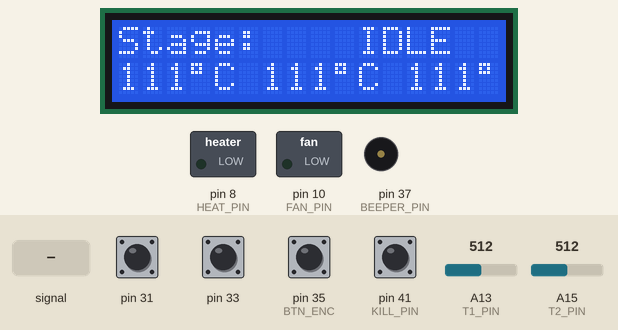
Recording of a sketch running on a simulated Arduino Mega 2560, built with avr-gcc and run on an emulated ATmega2560. Parts: 16×2 character LCD, switched loads named in the sketch (green lamp = pin HIGH), buzzer (waves = sounding, pin HIGH). The test bench sets the inputs (shaded band); at power-on: pin 31, pin 33, pin 35 (BTN_ENC), pin 41 (KILL_PIN) HIGH, A15 (T2_PIN) = 512, A13 (T1_PIN) = 512. EEPROM starts erased; what the sketch prints to the serial monitor is not drawn.

Above: at 1.6 s.
1.7 s: pin 41 (KILL_PIN) pulled LOW for 0.15 s
At 2.2 s:
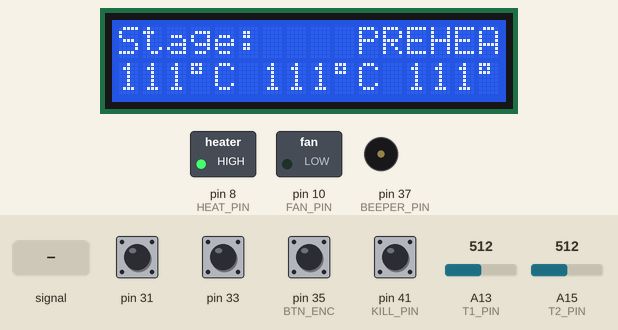
4.8 s: A13 (T1_PIN) fed a 200 Hz sine of ±460 counts around its level
At 7.2 s:
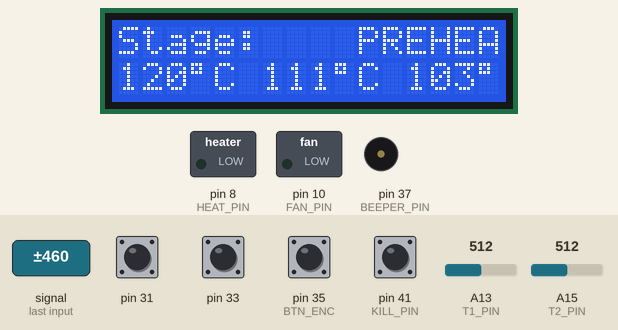
7.3 s: pin 41 (KILL_PIN) pulled LOW for 1 s
At 9.3 s:
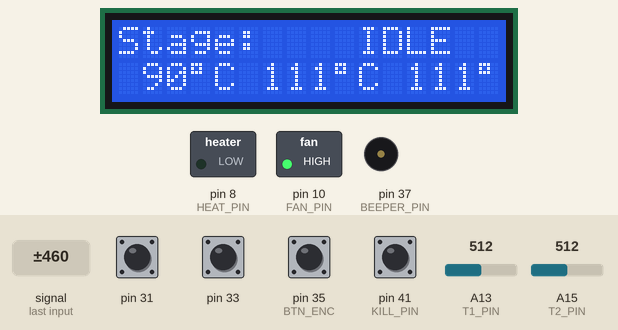
11.3 s: pin 41 (KILL_PIN) pulled LOW for 0.15 s
At 11.97 s:
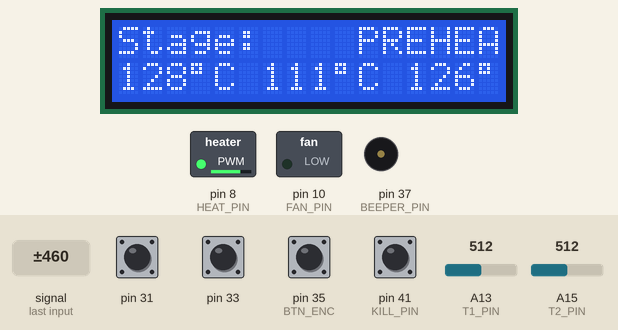
12.0 s: A15 (T2_PIN) set to 306
At 13.21 s:
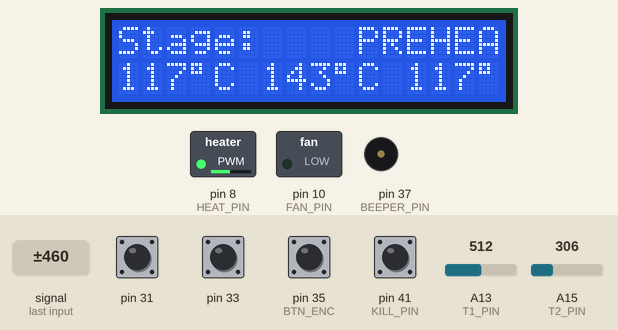
13.7 s: A13 (T1_PIN) set to 306
At 14.8 s:
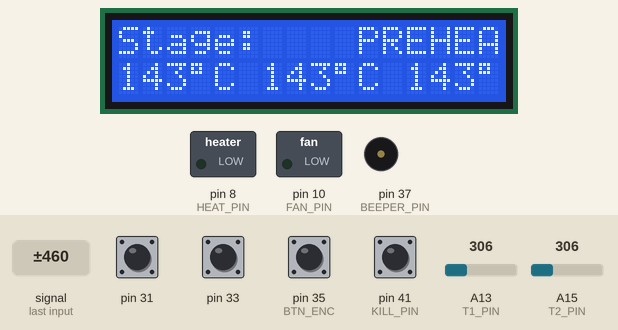
Timing chart, 0 to 16.5 s (numbered marks = the images above; inputs shaded):
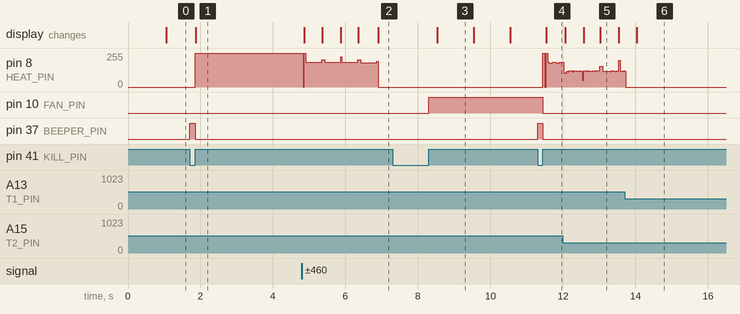

Measured:
- after the input at 1.7 s, pin 8 (HEAT_PIN): 0/255 → 255/255 after 0.15 s; pin 37 (BEEPER_PIN): LOW → HIGH at once, → LOW 0.15 s later; the display: changes after 0.17 s (image 1)
- after the input at 4.8 s, the display: first changes after 0.06 s (image 2 shows a later state)
- after the input at 7.3 s, pin 10 (FAN_PIN): LOW → HIGH after 1.0 s; the display: changes after 1.2 s (image 3)
- after the input at 11.3 s, pin 8 (HEAT_PIN): 0/255 → 180/255 after 0.15 s, → 186/255 0.25 s later, → 180/255 0.12 s later, → 186/255 0.08 s later; pin 10 (FAN_PIN): HIGH → LOW after 0.15 s; pin 37 (BEEPER_PIN): LOW → HIGH at once, → LOW 0.15 s later; the display: changes after 0.24 s (image 4)
- what the display in image 3 shows lasts 1.0 s, from 8.5 s to 9.5 s
- what the display in image 5 shows lasts 0.5 s, from 13.0 s to 13.5 s

The sketch:

reflow_controller.ino
```cpp
#include "pins.h"
#include "average.h"
#include "config.h"
#include "lcd.h"
#include "learn.h"
#include "reflow.h"
#include "stage.h"
#include "temperature.h"
#include "temp_sensor.h"
#include "ui.h"

uint32_t tick_avg_sensor = 0;
uint32_t tick_pid = 0;

void plot_trend(float value, float t1, float t2, uint8_t stage);

void setup()
{
    pinMode(HEAT_PIN, OUTPUT);
    digitalWrite(HEAT_PIN, LOW);

    pinMode(FAN_PIN, OUTPUT);
    digitalWrite(FAN_PIN, LOW);

    ui_init();

    Serial.begin(9600);

    config_init();

    // Write out config settings
    config_dump();
}

void loop()
{
    uint32_t this_tick = millis();
    uint32_t delta_tick = this_tick - tick_avg_sensor;

    // Check change stage
    if (!digitalRead(KILL_PIN) && digitalRead(BTN_ENC))
    {
        digitalWrite(BEEPER_PIN, HIGH);
        while (!digitalRead(KILL_PIN) && digitalRead(BTN_ENC))
        {
            ;
        }
        digitalWrite(BEEPER_PIN, LOW);

        reflow_run();
    }

    // More than 200ms elapsed?
    if (delta_tick < 200)
    {
        // Do nothing this loop
        delay(10);
        return;
    }
    tick_avg_sensor = this_tick;

    tick_pid++;
    if (tick_pid >= 5)
    {
        tick_pid = 0;
        ui_update(read_sensor_1(), read_sensor_2(), read_sensor_average(), 0, 0, NULL);
    }

    if (read_sensor_average() < 25)
    {
        digitalWrite(FAN_PIN, LOW);
    }
}
```

average.cpp
```cpp
#include "average.h"

uint16_t average_calc(average_set_t *set, uint16_t value)
{
    if (!set->initialised)
    {
        set->v1 = value;
        set->v2 = value;
        set->v3 = value;
        set->v4 = value;
        set->v5 = value;
        set->initialised = true;

        return value;
    }

    set->v5 = set->v4;
    set->v4 = set->v3;
    set->v3 = set->v2;
    set->v2 = set->v1;
    set->v1 = value;

    return (set->v5 + set->v4 + set->v3 + set->v2 + set->v1) / 5;
}
```

average.h
```cpp
#ifndef __AVG_H__
#define __AVG_H__

#include <Arduino.h>

typedef struct average_set
{
    uint16_t v1 = 0;
    uint16_t v2 = 0;
    uint16_t v3 = 0;
    uint16_t v4 = 0;
    uint16_t v5 = 0;

    uint8_t initialised = 0;
} average_set_t;

uint16_t average_calc(average_set_t *set, uint16_t value);

#endif // __AVG_H__
```

learn.cpp
```cpp
#include <Arduino.h>

#include "config.h"
#include "lcd.h"
#include "learn.h"
#include "pins.h"
#include "stage.h"
#include "temp_sensor.h"
#include "ui.h"

uint32_t learn_next_process_tick = 0;
char learn_ui_buffer[LINE_BUFFER_SIZE];

float get_secs(uint32_t ms_start, uint32_t ms_end)
{
    return ((float)ms_end - (float)ms_start) / 1000.0f;
}

float rate_of_change(float temp_start, float temp_end, uint32_t ms_start, uint32_t ms_end)
{
    float dt_temp = temp_end - temp_start;
    float dt_secs = get_secs(ms_start, ms_end);

    return dt_temp / dt_secs;
}

void learn_send_warm_result(uint8_t stage, float temp_start, float temp_end, uint32_t ms_start, uint32_t ms_end)
{
    Serial.print(stage_get_stage_name(stage));

    Serial.print(" started at ");
    ui_append_float(learn_ui_buffer, temp_start, true);
    Serial.print(learn_ui_buffer);
    Serial.print("C ");

    Serial.print("finished at ");
    ui_append_float(learn_ui_buffer, temp_end, true);
    Serial.print(learn_ui_buffer);
    Serial.print("C ");

    Serial.print("and took ");
    ui_append_float(learn_ui_buffer, get_secs(ms_start, ms_end), true);
    Serial.print(learn_ui_buffer);

    Serial.print("s with a rate of change of ");
    float roc = rate_of_change(temp_start, read_sensor_average(), ms_start, ms_end);
    ui_append_float(learn_ui_buffer, roc, true);
    Serial.print(learn_ui_buffer);
    Serial.println("C/s");
}

bool learn_stage(uint8_t stage, float setpoint)
{
    uint32_t tick = millis();
    uint32_t tick_start = tick;

    stage_set_current_stage(stage);

    float temp_start = read_sensor_average();

    while (read_sensor_average() < setpoint)
    {
        tick = millis();
        if (tick > learn_next_process_tick)
        {
            learn_next_process_tick = tick + 500;
            ui_update(read_sensor_1(), read_sensor_2(), read_sensor_average(), setpoint, 0, NULL);
        }

        if (!digitalRead(KILL_PIN) && digitalRead(BTN_ENC))
        {
            digitalWrite(HEAT_PIN, LOW);
            return false;
        }
    }

    tick = millis();

    learn_send_warm_result(stage, temp_start, read_sensor_average(), tick_start, tick);

    return true;
}

void learn_send_overshoot_result(float temp_start, float temp_end, uint32_t ms_start, uint32_t ms_end)
{
    Serial.print(stage_get_stage_name(stage_get_current_stage()));

    Serial.print(" started at ");
    ui_append_float(learn_ui_buffer, temp_start, true);
    Serial.print(learn_ui_buffer);
    Serial.print("C ");

    Serial.print("peaked at ");
    ui_append_float(learn_ui_buffer, temp_end, true);
    Serial.print(learn_ui_buffer);
    Serial.print("C ");

    Serial.print("and took ");
    ui_append_float(learn_ui_buffer, get_secs(ms_start, ms_end), true);
    Serial.print(learn_ui_buffer);

    Serial.print("s with a rate of change of ");
    float roc = rate_of_change(temp_start, read_sensor_average(), ms_start, ms_end);
    ui_append_float(learn_ui_buffer, roc, true);
    Serial.print(learn_ui_buffer);
    Serial.println("C/s");
}

bool learn_overshoot(uint8_t stage, float setpoint)
{
    float prev_temp = read_sensor_average();
    uint32_t tick = millis();
    uint32_t tick_start = tick;

    stage_set_current_stage(stage);

    // Init temperatures
    float temp_start = setpoint;
    float next_temp;

    // Temperature rise has peaked count
    int temp_peaked_count = 0;

    // While we have not peaked
    while (temp_peaked_count <= 5)
    {
        tick = millis();

        // Time to update state?
        if (tick > learn_next_process_tick)
        {
            // Get average temp
            next_temp = read_sensor_average();

            // Have we peaked?
            if (next_temp <= prev_temp)
            {
                // Increment peak count
                temp_peaked_count++;
            }
            else
            {
                // Decrement peak count
                if (temp_peaked_count > 0)
                {
                    temp_peaked_count--;
                }
            }

            // Remember this
            prev_temp = next_temp;

            learn_next_process_tick = tick + 200;
            ui_update(read_sensor_1(), read_sensor_2(), read_sensor_average(), setpoint, 0, NULL);
        }

        if (!digitalRead(KILL_PIN) && digitalRead(BTN_ENC))
        {
            digitalWrite(HEAT_PIN, LOW);
            return false;
        }
    }

    tick = millis();

    learn_send_overshoot_result(temp_start, prev_temp, tick_start, tick);

    return true;
}

void learn_finished()
{
    digitalWrite(HEAT_PIN, LOW);
    digitalWrite(FAN_PIN, HIGH);
}

void learn_run()
{
    // Turn off fan
    digitalWrite(FAN_PIN, LOW);

    // Start heat
    digitalWrite(HEAT_PIN, HIGH);

    // Warm to preheat temperature, this ensures that the elements
    // have warmed up and the learn time does not include element warm up
    if (!learn_stage(STG_PREHEAT, config.preheat_setpoint))
    {
        learn_finished();
        return;
    }

    // Warm to soak temperature, this ensures that the board
    // warms evenly
    if (!learn_stage(STG_SOAK, config.soak_setpoint))
    {
        learn_finished();
        return;
    }

    // Warm to reflow temperature
    if (!learn_stage(STG_REFLOW, config.reflow_setpoint))
    {
        learn_finished();
        return;
    }

    // Stop heat
    digitalWrite(HEAT_PIN, LOW);

    if (!learn_overshoot(STG_TEST_OVERSHOOT, config.reflow_setpoint))
    {
        learn_finished();
        return;
    }

    learn_finished();
}
```

learn.h
```cpp
#ifndef __LEARN_H__
#define __LEARN_H__

void learn_run();

#endif // __LEARN_H__
```

pid.cpp
```cpp
#include "pid.h"

void pid_init(pid_data_t *pid_data, float setpoint, uint32_t start_tick)
{
    pid_data->setpoint = setpoint;
    pid_data->Kp = 2;
    pid_data->Ki = 1;
    pid_data->Kd = 1;
    pid_data->divisor = 10;

    pid_data->limit_enabled = 0;

    // Interval values
    pid_data->error = 0;
    pid_data->error_sum = 0;
    pid_data->last_tick = start_tick;

    // Struct is now initialised
    pid_data->initialised = 1;
}

void pid_adjust_parameters(pid_data_t *pid_data, float Kp, float Ki, float Kd)
{
    // All must be greater than zero to be valid (else math breaks)
    if (Kp < 0 || Ki < 0 || Kd < 0)
    {
        return;
    }

    pid_data->Kp = Kp;
    pid_data->Ki = Ki;
    pid_data->Kd = Kd;
}

void pid_set_limits(pid_data_t *pid_data, float min, float max)
{
    pid_data->limit_min = min;
    pid_data->limit_max = max;
    pid_data->limit_enabled = 1;
}

float pid_compute(pid_data_t *pid_data, float input, uint32_t this_tick)
{
    // Must be initialised to run
    if (!pid_data->initialised)
    {
        return 0;
    }

    // Calculate time difference since last time executed
    float time_delta = (float)(this_tick - pid_data->last_tick);

    // Calculate error P I D
    float error = pid_data->setpoint - input;

    pid_data->error += error * time_delta;

    if (pid_data->limit_enabled)
    {
        pid_data->error_sum = constrain(pid_data->error_sum, pid_data->limit_min * 1.01, pid_data->limit_max * 1.01);
    }

    float error_delta = (error - pid_data->error) / time_delta;

    // Calculate the new output
    float calculated = (pid_data->Kp * error + pid_data->Ki * pid_data->error_sum + pid_data->Kd * error_delta) / pid_data->divisor;

    // If limit is specified, limit the output
    if (pid_data->limit_enabled)
    {
        pid_data->output = constrain(calculated, pid_data->limit_min, pid_data->limit_max);
    }
    else
    {
        pid_data->output = calculated;
    }

    // Keep track of interval values
    pid_data->error = error;
    pid_data->last_tick = this_tick;

    // Return the computed output
    return pid_data->output;
}
```

pid.h
```cpp
#ifndef __PID_H__
#define __PID_H__

#include <Arduino.h>

typedef struct pid_data
{
    // Interval running values
    float output;
    float error;
    float error_sum;
    uint32_t last_tick;

    // Set to true once initialised
    bool initialised;

    // PID values
    float Kp;
    float Ki;
    float Kd;
    float divisor;
    float setpoint;

    // Limit output values
    float limit_min;
    float limit_max;
    bool limit_enabled;
} pid_data_t;

void pid_init(pid_data_t *pid_data, float setpoint, uint32_t start_tick);
void pid_adjust_parameters(pid_data_t *pid_data, float Kp, float Ki, float Kd);
void pid_set_limits(pid_data_t *pid_data, float min, float max);
float pid_compute(pid_data_t *pid_data, float input, uint32_t this_tick);

#endif // __PID_H__
```

plot.cpp
```cpp
#include "plot.h"
#include "stage.h"

void plot_trend(float setpoint, float t1, float t2, float avg)
{
    Serial.print(setpoint);
    Serial.print(",");
    Serial.print(t1);
    Serial.print(",");
    Serial.print(t2);
    Serial.print(",");
    Serial.println(avg);
}
```

plot.h
```cpp
#ifndef __PLOT_H__
#define __PLOT_H__

#include <Arduino.h>

void plot_trend(float setpoint, float t1, float t2, float avg);

#endif // __PLOT_H__
```

reflow.cpp
```cpp
#include <Arduino.h>

#include "lcd.h"
#include "config.h"
#include "pins.h"
#include "reflow.h"
#include "stage.h"
#include "temp_sensor.h"
#include "ui.h"

#define RUN_TICK_MAX_VAL 4294967295
#define RUN_TICK_TOGGLE_PERIOD 5000
#define RUN_TICK_4_MINS 240000
#define RUN_TICK_DWELL 60000

uint32_t run_next_process_tick = 0;
uint32_t run_cycle_toggle_tick = 0;
uint8_t run_cycle_is_on = 0;
uint8_t run_cycle_flag = 0;

char run_ui_buffer[LINE_BUFFER_SIZE];

void run_heat_cycle(uint32_t tick, float temp, float setpoint)
{
    if (tick > run_cycle_toggle_tick)
    {
        run_cycle_is_on = !run_cycle_is_on;
        run_cycle_toggle_tick = tick + RUN_TICK_TOGGLE_PERIOD;
    }

    if (run_cycle_is_on && temp < setpoint)
    {
        digitalWrite(HEAT_PIN, HIGH);
    }
    else
    {
        digitalWrite(HEAT_PIN, LOW);
    }
}

void run_init_cycle(uint32_t tick)
{
    run_cycle_is_on = 1;
    run_cycle_toggle_tick = RUN_TICK_MAX_VAL;
    run_cycle_flag = 0;
}

bool reflow_stage(uint8_t stage, float setpoint, uint32_t end_dwell)
{
    uint32_t tick = millis();

    stage_set_current_stage(stage);
    run_init_cycle(tick);

    float temp_start = read_sensor_average();
    float temp;

    while ((temp = read_sensor_average()) < setpoint)
    {
        tick = millis();

        // Switch to heat cycle mode?
        if (temp > (setpoint - config.overshoot_delta) && run_cycle_toggle_tick == RUN_TICK_MAX_VAL)
        {
            run_cycle_toggle_tick = tick + RUN_TICK_TOGGLE_PERIOD;
            run_cycle_flag = UI_FLAG_CYCLE;
        }

        run_heat_cycle(tick, temp, setpoint);

        if (tick > run_next_process_tick)
        {
            run_next_process_tick = tick + 500;
            ui_update(read_sensor_1(), read_sensor_2(), read_sensor_average(), setpoint, run_cycle_flag, NULL);
        }

        if (!digitalRead(KILL_PIN) && digitalRead(BTN_ENC))
        {
            digitalWrite(HEAT_PIN, LOW);
            while (!digitalRead(KILL_PIN) && digitalRead(BTN_ENC))
            {
                ;
            }
            return false;
        }
    }

    tick = millis();
    run_next_process_tick = tick;
    uint32_t tick_end = tick + end_dwell;

    ui_update(read_sensor_1(), read_sensor_2(), read_sensor_average(), setpoint, UI_FLAG_DWELL | run_cycle_flag, RUN_TICK_DWELL / 1000);

    while (tick < tick_end)
    {
        temp = read_sensor_average();
        run_heat_cycle(tick, temp, setpoint);

        uint32_t delta = tick_end - tick;
        uint8_t remaining = delta / 1000;

        if (tick > run_next_process_tick)
        {
            run_next_process_tick = tick + 500;
            ui_update(read_sensor_1(), read_sensor_2(), read_sensor_average(), setpoint, UI_FLAG_DWELL | run_cycle_flag, &remaining);
        }

        if (!digitalRead(KILL_PIN) && digitalRead(BTN_ENC))
        {
            digitalWrite(HEAT_PIN, LOW);
            while (!digitalRead(KILL_PIN) && digitalRead(BTN_ENC))
            {
                ;
            }
            return false;
        }

        tick = millis();
    }

    return true;
}

void reflow_finished()
{
    digitalWrite(HEAT_PIN, LOW);
    digitalWrite(FAN_PIN, HIGH);
    stage_set_current_stage(STG_IDLE);
}

void reflow_run()
{
    // Turn off fan
    digitalWrite(FAN_PIN, LOW);

    // Start heat
    digitalWrite(HEAT_PIN, HIGH);

    // Warm to preheat temperature, this ensures that the elements
    // have warmed up and the learn time does not include element warm up
    if (!reflow_stage(STG_PREHEAT, config.preheat_setpoint, RUN_TICK_DWELL))
    {
        reflow_finished();
        return;
    }

    // Warm to soak temperature, this ensures that the board
    // warms evenly
    if (!reflow_stage(STG_SOAK, config.soak_setpoint, RUN_TICK_DWELL))
    {
        reflow_finished();
        return;
    }

    // Warm to reflow temperature
    if (!reflow_stage(STG_REFLOW, config.reflow_setpoint, RUN_TICK_DWELL))
    {
        reflow_finished();
        return;
    }

    // Stop heat
    reflow_finished();
}
```

reflow.h
```cpp
#ifndef __REFLOW_H__
#define __REFLOW_H__

#include <Arduino.h>

void reflow_run();

#endif // __REFLOW_H__
```

stage.cpp
```cpp
#include "stage.h"

uint8_t stage_current = STG_IDLE;

uint8_t stage_get_current_stage()
{
    return stage_current;
}

uint8_t stage_set_current_stage(uint8_t stage)
{
    switch (stage)
    {
    case STG_IDLE:
    case STG_PREHEAT:
    case STG_SOAK:
    case STG_REFLOW:
    case STG_COOL:
    case STG_TEST_OVERSHOOT:
        stage_current = stage;
        return stage_current;

    default:
        return stage_current;
    }
}

const char *stage_get_stage_name(uint8_t stage)
{
    switch (stage)
    {
    case STG_IDLE:
        return STG_IDLE_NAME;

    case STG_PREHEAT:
        return STG_PREHEAT_NAME;

    case STG_SOAK:
        return STG_SOAK_NAME;

    case STG_REFLOW:
        return STG_REFLOW_NAME;

    case STG_COOL:
        return STG_COOL_NAME;

    case STG_TEST_OVERSHOOT:
        return STG_TEST_OVERSHOOT_NAME;

    default:
        return "UNK";
    }
}
```

stage.h
```cpp
#ifndef __STAGE_H__
#define __STAGE_H__

#include <Arduino.h>

// No reflow active
#define STG_IDLE 0
#define STG_IDLE_NAME "IDLE"

// Bring the heat plate from ambient up to pre-heat setpoint
// about 2°C to 3°C per second, eg setpoint is often 125°C
#define STG_PREHEAT 1
#define STG_PREHEAT_NAME "PREHEAT"
#define STG_PREHEAT_SETPOINT 125

// Bring the heat plate up to eutectic transformation setpoint
// about 0.5°C to 1°C per second, eg setpoint is often 185°C
#define STG_SOAK 2
#define STG_SOAK_NAME "SOAK"
#define STG_SOAK_SETPOINT 160

// Solder now liquid, rapid rise to 230°C from pre-flow setpoint
// Reflow should last about 30 seconds
#define STG_REFLOW 3
#define STG_REFLOW_NAME "REFLOW"
#define STG_REFLOW_SETPOINT 195

// Cool to ambient, the rate shpuld be about 3°C per second.
// Do not exceed 5°C else dry joint may occur
#define STG_COOL 4
#define STG_COOL_NAME "COOL"
#define STG_COOL_SETPOINT 0

// Testing temperature overshoot
#define STG_TEST_OVERSHOOT 5
#define STG_TEST_OVERSHOOT_NAME "OVERSHOOT"
#define STG_OVERSHOOT_DELTA 25

uint8_t stage_get_current_stage();
uint8_t stage_set_current_stage(uint8_t stage);
const char *stage_get_stage_name(uint8_t stage);

#endif // __STAGE_H__
```

temp_sensor.cpp
```cpp
#include "average.h"
#include "pins.h"
#include "temperature.h"

average_set_t avg_sensor_1;
average_set_t avg_sensor_2;

float read_sensor_1()
{
    uint16_t temp_raw = average_calc(&avg_sensor_1, analogRead(T1_PIN));
    return temp_analog_to_celsius(temp_raw);
}

float read_sensor_2()
{
    uint16_t temp_raw = average_calc(&avg_sensor_2, analogRead(T2_PIN));
    return temp_analog_to_celsius(temp_raw);
}

float read_sensor_average()
{
    return (read_sensor_1() + read_sensor_2()) / 2.0f;
}
```

temp_sensor.h
```cpp
#ifndef __TEMP_SENSOR_H__
#define __TEMP_SENSOR_H__

float read_sensor_1();
float read_sensor_2();
float read_sensor_average();

#endif // __TEMP_SENSOR_H__
```

temperature.h
```cpp
#ifndef __TEMP_H__
#define __TEMP_H__

#include <Arduino.h>

typedef struct
{
    int16_t value;
    uint16_t celsius;
} temp_entry_t;

float temp_analog_to_celsius(const uint16_t raw);

#endif // __TEMP_H__
```

Source omitted: temperature.cpp (3301 bytes), ui.cpp (3277 bytes), ui.h (344 bytes), config.cpp (1402 bytes), config.h (369 bytes), pins.h (159 bytes), lcd.cpp (7927 bytes), lcd.h (632 bytes)
